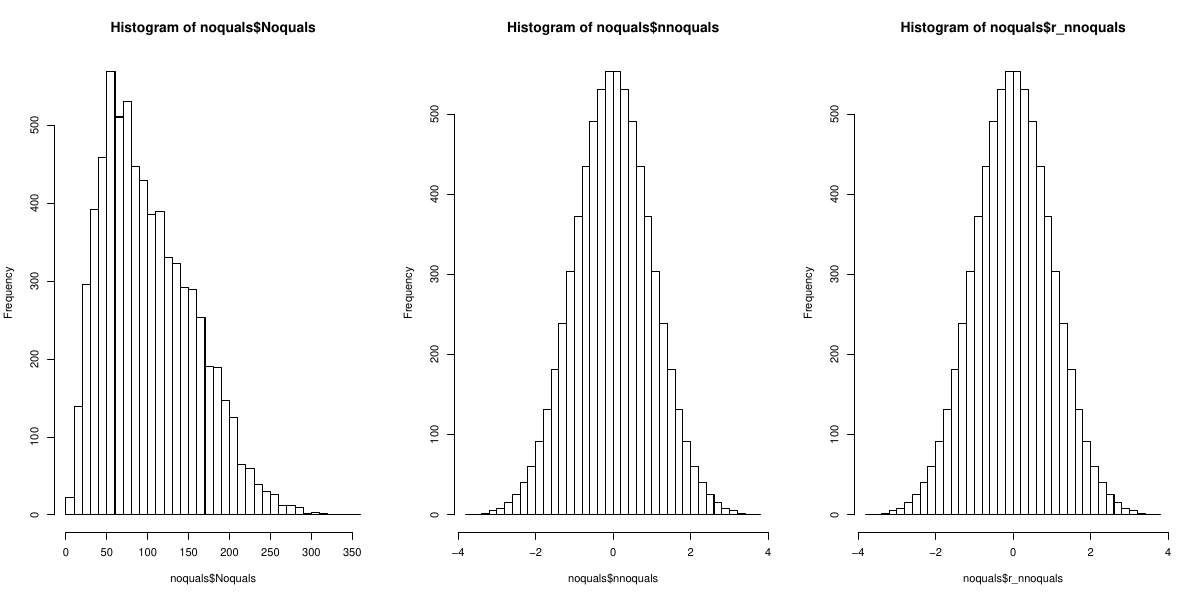

Reproduce this figure in R.
### compare the R normalisation proceedure with the SAS one

library(readxl)
library(dplyr)

source("scripts/utils/normalScores.R")
source("scripts/utils/helpers.R")

d <- read_excel("data/00510566.xlsx", sheet = 3, na = "*")
noquals <- read_excel("data/NOQUALSDATA.xls")

source("scripts/utils/normalScores.R")
noquals$r_nnoquals <- normalScores(noquals$Noquals)

pdf("tests/normalisation/normalisation_test.pdf", 12, 6)
par(mfrow = c(1, 3))
hist(noquals$Noquals, breaks = 50)
hist(noquals$nnoquals, breaks = 50)
hist(noquals$r_nnoquals, breaks = 50)
dev.off()

### note that the two processes produce equivalent 
### results to 11 decimal places in this test
lapply(1:16, function(n) {
identical(
  round(noquals$nnoquals, n), 
  round(noquals$r_nnoquals, n)
)
}) %>% 
  unlist %>%
  cbind(1:16)

normalised_education <- d %>%
  select(Attendance, Attainment, Noquals, NEET, HESA) %>%
  mutate(Attendance = normalScores(Attendance, forwards = FALSE)) %>%
  mutate(Attainment = normalScores(Attainment, forwards = FALSE)) %>%
  mutate(Noquals    = normalScores(Noquals, forwards = TRUE)) %>%
  mutate(NEET       = normalScores(NEET, forwards = TRUE)) %>%
  mutate(HESA       = normalScores(HESA, forwards = FALSE)) %>%
  mutate_all(funs(replaceMissing))

write.csv(normalised_education, "tests/normalisation/r_edu_normalised.csv")